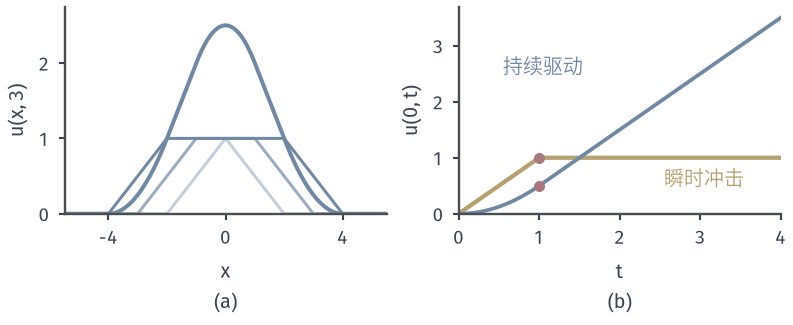

Source code (Python):
from pathlib import Path
import sys
ROOT = next(p for p in Path(__file__).resolve().parents if (p/"build.sh").is_file() and (p/"tex/book.tex").is_file())
sys.path.insert(0, str(ROOT/"figures/06-differential-equations/02-partial-differential-equations/matplotlib/wave-common"))
from wave_common import *
# Target: sustained forcing f=box(x) as a superposition of unit impulses; c=1.
fig, axs = figure(width_mm=112, height_mm=46, ncols=2)
x = np.linspace(-6, 6, 1201); T0 = 3.
s = np.linspace(0, T0, 3001)
def sustained(x, t):
    r = np.maximum(t-s, 0.)
    return np.trapezoid(wave_box(x[..., None], r), s, axis=-1) if hasattr(np, 'trapezoid') else np.trapz(wave_box(x[..., None], r), s, axis=-1)
ax = axs[0]; style(ax)
for s0, col in zip([2, 1, 0], SHADES[:3]):
    ax.plot(x, wave_box(x, T0-s0), color=col, lw=1.2)
ax.plot(x, sustained(x, T0), color=BLUE, lw=1.6)
ax.plot(x, box(x)*.0+0, color=GRID, lw=.1)
ax.set_xlim(-5.5, 5.5); ax.set_ylim(0, 2.75); ax.set_xticks([-4, 0, 4]); ax.set_ylabel('$u(x,3)$'); sub(ax, 'a', '$x$')
ax = axs[1]; style(ax); t = np.linspace(0, 4, 801)
ax.plot(t, np.minimum(t, 1), color=YELLOW, lw=1.7)
ax.plot(t, np.where(t <= 1, t**2/2, t-.5), color=BLUE, lw=1.5)
ax.plot([1], [.5], 'o', ms=3.4, color=RED); ax.plot([1], [1], 'o', ms=3.4, color=RED)
ax.text(2.55, .5, '瞬时冲击', color=YELLOW); ax.text(.55, 2.5, '持续驱动', color=BLUE)
ax.set_xlim(0, 4); ax.set_ylim(0, 3.7); ax.set_xticks([0, 1, 2, 3, 4]); ax.set_ylabel('$u(0,t)$'); sub(ax, 'b', '$t$')
save(fig, HERE(__file__), 'figure', {'formula': 'impulse min(t,1); sustained t^2/2 (t<=1), t-1/2 (t>=1) at x=0; profile at t=3 by quadrature'})
